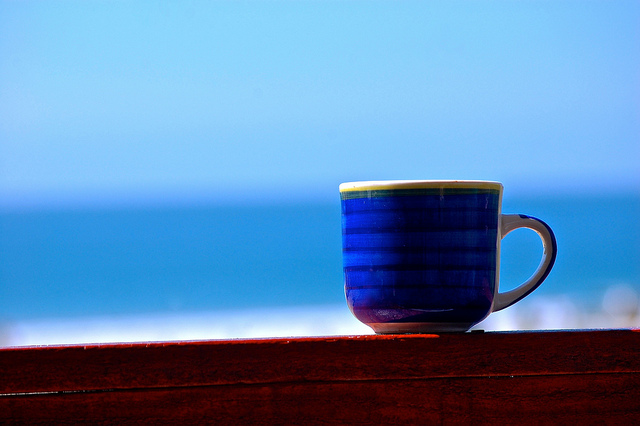
%> input picture clases/Cap08_Segmentacion/matlab/coffeecup.jpg, 640 x 426 px
$ octave IMG08_EdgeVisualization.m   (GNU Octave 9; MATLAB toolbox functions it lacks are replaced by stand-ins)
%> lines starting %> are read from the running program, lines starting %| are printed output that depends on the picture
close all
I = imread('coffeecup.jpg');
%> I is the input picture: size 426x640x3 uint8; mean R, G, B 92.5, 134.9, 178.7
J = rgb2gray(I);
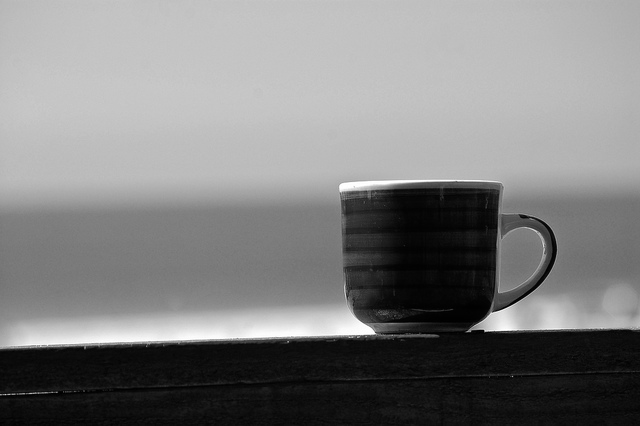
%> J: size 426x640 uint8; min 0, max 255, mean 127.2
J = imresize(J,3);
%> J: size 1278x1920 uint8
imshow(J)
mesh(double(imfilter(J,fspecial('gaussian',17,2))'))
axis([1 1278 1 1920 0 256])
setw
%> (this line was passed over: setw is not available in this run)
colorbar
ax = axis;
for i=[1:90 89:-1:66];
    view(112,i);
    axis(ax);
    pause(0.1)
    drawnow;
end
for i=[112:180 179:-1:112];
    view(i,66);
    axis(ax);
    pause(0.1)
    drawnow
end
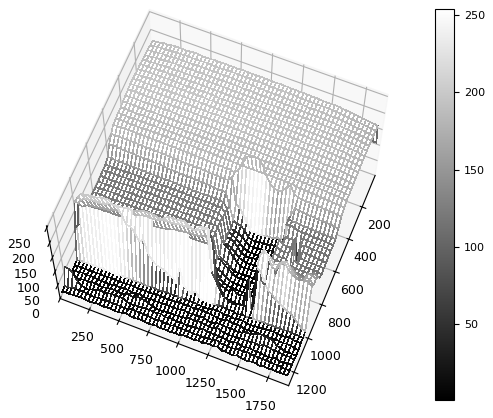
%> figure redrawn from the program's plot data
%figure(2)
%imshow(J)

$ run again, with clases/Cap08_Segmentacion/matlab/dock.jpg copied over clases/Cap08_Segmentacion/matlab/coffeecup.jpg
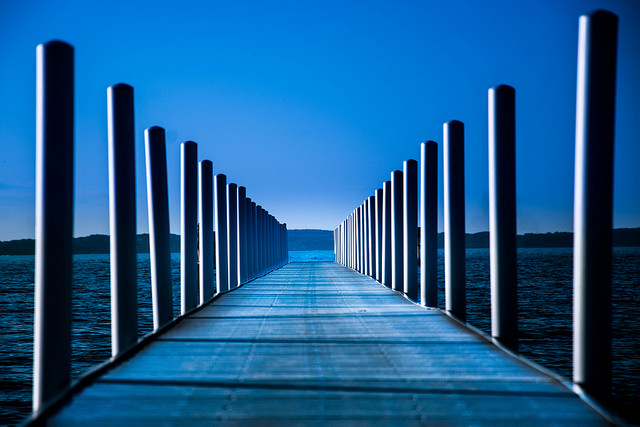
%> input picture clases/Cap08_Segmentacion/matlab/dock.jpg, 640 x 427 px
%> I is the input picture: size 427x640x3 uint8; mean R, G, B 27.9, 92.4, 145.8
%> `J = rgb2gray(I);`:
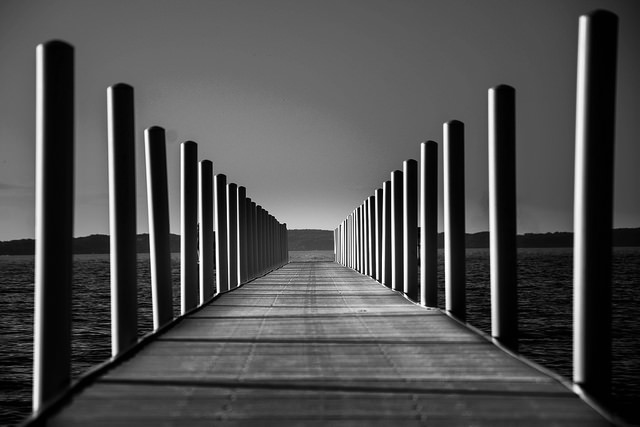
%> J: size 427x640 uint8; min 0, max 255, mean 79.2
%> after the loop `for i=[112:180 179:-1:112];`:
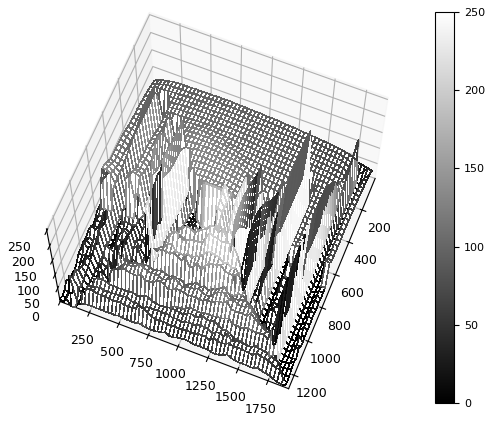
%> figure redrawn from the program's plot data
